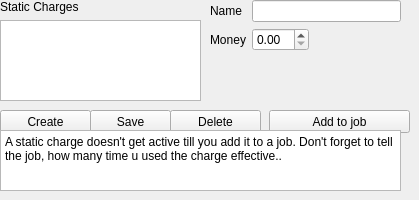
       <widget class="QWidget" name="tab_3">
        <attribute name="title">
         <string>Static Charges</string>
        </attribute>
        <widget class="QWidget" name="formLayoutWidget_4">
         <property name="geometry">
          <rect>
           <x>210</x>
           <y>0</y>
           <width>191</width>
           <height>101</height>
          </rect>
         </property>
         <layout class="QFormLayout" name="formLayout_4">
          <property name="fieldGrowthPolicy">
           <enum>QFormLayout::ExpandingFieldsGrow</enum>
          </property>
          <property name="labelAlignment">
           <set>Qt::AlignLeading|Qt::AlignLeft|Qt::AlignVCenter</set>
          </property>
          <item row="0" column="0">
           <widget class="QLabel" name="label_17">
            <property name="text">
             <string>Name</string>
            </property>
           </widget>
          </item>
          <item row="0" column="1">
           <widget class="QLineEdit" name="chargesName"/>
          </item>
          <item row="1" column="0">
           <widget class="QLabel" name="label_18">
            <property name="text">
             <string>Money</string>
            </property>
           </widget>
          </item>
          <item row="1" column="1">
           <widget class="QDoubleSpinBox" name="chargesValue"/>
          </item>
         </layout>
        </widget>
        <widget class="QWidget" name="verticalLayoutWidget_2">
         <property name="geometry">
          <rect>
           <x>0</x>
           <y>0</y>
           <width>201</width>
           <height>101</height>
          </rect>
         </property>
         <layout class="QVBoxLayout" name="verticalLayout_2">
          <item>
           <widget class="QLabel" name="label_8">
            <property name="text">
             <string>Static Charges</string>
            </property>
           </widget>
          </item>
          <item>
           <widget class="QListWidget" name="chargesList"/>
          </item>
         </layout>
        </widget>
        <widget class="QPushButton" name="createCharge">
         <property name="geometry">
          <rect>
           <x>0</x>
           <y>110</y>
           <width>91</width>
           <height>23</height>
          </rect>
         </property>
         <property name="text">
          <string>Create</string>
         </property>
        </widget>
        <widget class="QPushButton" name="saveCharge">
         <property name="geometry">
          <rect>
           <x>90</x>
           <y>110</y>
           <width>81</width>
           <height>23</height>
          </rect>
         </property>
         <property name="text">
          <string>Save</string>
         </property>
        </widget>
        <widget class="QPushButton" name="deleteCharge">
         <property name="geometry">
          <rect>
           <x>170</x>
           <y>110</y>
           <width>91</width>
           <height>23</height>
          </rect>
         </property>
         <property name="text">
          <string>Delete</string>
         </property>
        </widget>
        <widget class="QPushButton" name="addChargeToJob">
         <property name="geometry">
          <rect>
           <x>269</x>
           <y>110</y>
           <width>141</width>
           <height>23</height>
          </rect>
         </property>
         <property name="text">
          <string>Add to job</string>
         </property>
        </widget>
        <widget class="QPlainTextEdit" name="plainTextEdit">
         <property name="geometry">
          <rect>
           <x>0</x>
           <y>130</y>
           <width>401</width>
           <height>61</height>
          </rect>
         </property>
         <property name="plainText">
          <string>A static charge doesn't get active till you add it to a job. Don't forget to tell the job, how many time u used the charge effective..</string>
         </property>
        </widget>
       </widget>
